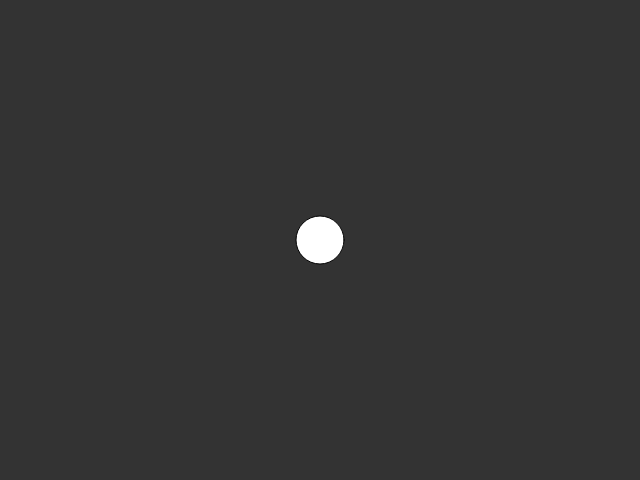
Frame 1 (no input)
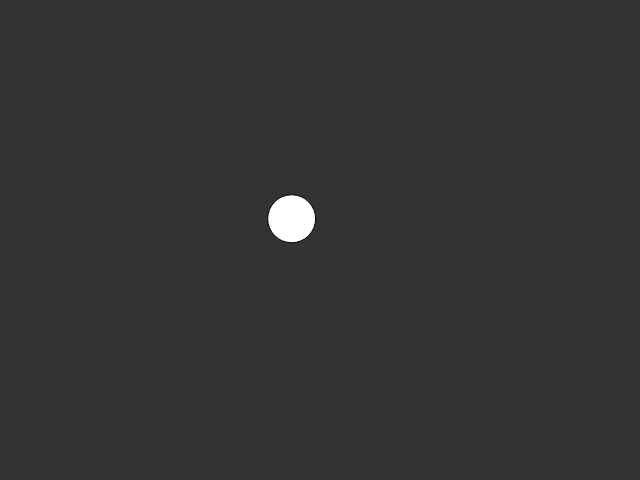
Frame 60 (no input)
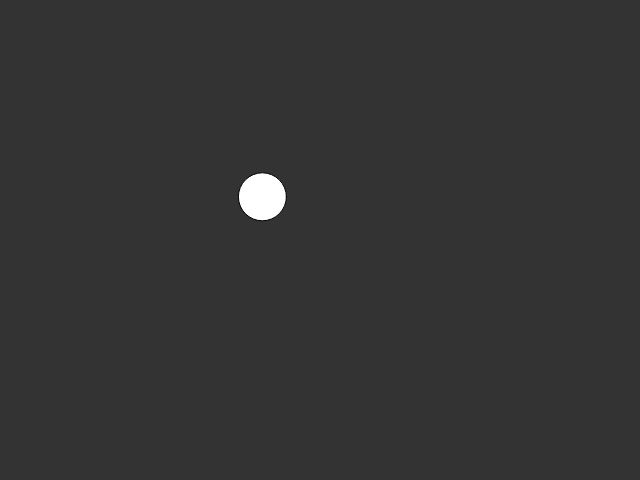
Frame 120 (the mouse pressed at the canvas centre since frame 60)

The p5.js sketch that drew these frames (run headless with seeded random() and noise() and a simulated clock; from frame 60 on, the mouse is pressed at the canvas centre):

// p5.js sketch
// ── sketch.js

function setup() {
  createCanvas(640, 480);
  walker = new Walker();
}

function draw() {
  background(51);
  
  walker.display();
  walker.update();
}

function Walker() {
  this.pos = createVector(width / 2, height / 2);
  this.vel = createVector(0, 0);
  
  this.update = function() {
    var mouse = createVector(mouseX, mouseY);
    
    this.acc = p5.Vector.sub(mouse, this.pos);
    this.acc.normalize();
    this.acc.setMag(0.02);
    this.vel.add(this.acc);
    this.pos.add(this.vel);
  }
  
  this.display = function() {
    fill(255);
    ellipse(this.pos.x, this.pos.y, 48, 48);
  }
  
  
}
